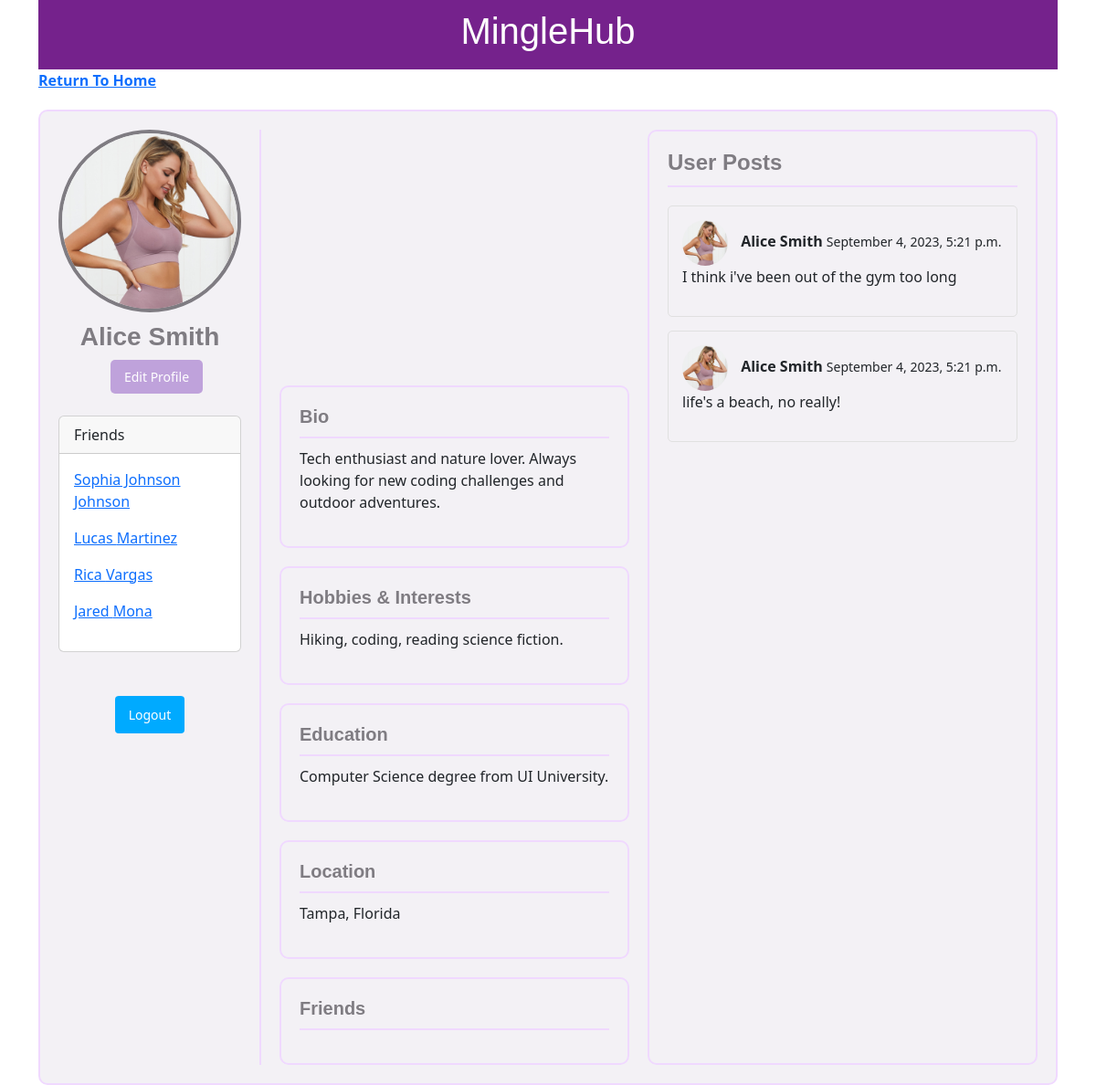
The app's page /profile/4/ (signed in) with its own data.
### mingleapp/models.py (models this page shows, shortened)
class CustomUser(AbstractBaseUser, PermissionsMixin):
    email = models.EmailField(unique=True)
    first_name = models.CharField(max_length=30)
    last_name = models.CharField(max_length=30)
    is_active = models.BooleanField(default=True)
    is_staff = models.BooleanField(default=False)
    date_joined = models.DateTimeField(auto_now_add=True)
    bio = models.TextField(max_length=500, blank=True)
    hobbies = models.TextField(max_length=500, blank=True)
    education = models.TextField(max_length=300, blank=True)
    location = models.CharField(max_length=100, blank=True)
    objects = CustomUserManager()
    USERNAME_FIELD = 'email'
    REQUIRED_FIELDS = ['first_name', 'last_name']
    profile_picture = models.ImageField(upload_to='profile_pictures/', blank=True)
    username = models.CharField(max_length=30, unique=True)
    friends = models.ManyToManyField('self', blank=True)

class Post(models.Model):
    content = models.TextField(max_length=500)
    author = models.ForeignKey(CustomUser, on_delete=models.CASCADE)
    timestamp = models.DateTimeField(auto_now_add=True)

### mingleapp/views.py (the view)
# urls.py: path('profile/<int:user_id>/', profile_view, name='profile'),
@login_required(login_url='/login')
def profile_view(request, user_id):
    user = get_object_or_404(CustomUser, id=user_id)
    user_posts = Post.objects.filter(author=user)
    friends = user.friends.all()
    all_posts = sorted(chain(user_posts), key=attrgetter('timestamp'), reverse=True)
    context = {'user': user, 'posts': all_posts, 'friends': friends, 'request_user': request.user}
    return render(request, 'profile.html', context)  # Ensure {% csrf_token %} in the template if there's a form.

### mingleapp/templates/profile.html (shortened to what this page needs)
{% extends "base.html" %}
{% block content %}
<div class="container">
  <div class="banner" onclick="window.location.href='/home'">
    <h1>MingleHub</h1>
  </div>
      <div class="row">
        <div class="col-4">
          <a href="/home"> <b> Return To Home </b> </a>
        </div>
      </div>
  <div class="profile-section">
    <div class="profile-image-container">
      {% if user.profile_picture %}
      <img src="{{ user.profile_picture.url }}" alt="Profile picture" class="profile-image">
      {% endif %}
      <h2 class="profile-name">{{ user.first_name }} {{ user.last_name }}</h2>
      {% if request_user.id == user.id %}
        <a href="{% url 'update_profile' user.id %}" class="edit-button">Edit Profile</a>
      {% endif %}
        <br>
        <div class="card">
        <div class="card-header">Friends</div>
        <div class="card-body">
          {% for friend in friends %}
            <p> <a href="/profile/{{friend.id}}">{{ friend.first_name }} {{ friend.last_name }} </a> </p>
          {% endfor %}
        </div>
      </div>
        <br>
        <br>
        <div class="row">
          <div class="col col-8">
            <button class="" onclick="window.location.href='/logout'"> Logout </button>
          </div>
        </div>
    </div>
    <div class="user-info">
      <div class="section-box">
        <h3>Bio</h3>
        <p>{{ user.bio }}</p>
      </div>
      <div class="section-box">
        <h3>Hobbies & Interests</h3>
        <p>{{ user.hobbies }}</p>
      </div>
      <div class="section-box">
        <h3>Education</h3>
        <p>{{ user.education }}</p>
      </div>
      <div class="section-box">
        <h3>Location</h3>
        <p>{{ user.location }}</p>
      </div>
      <div class="section-box-friends">
        <h3>Friends</h3>
      </div>
    </div>
    <div class="posts">
      <h3>User Posts</h3>
      {% for post in posts %}
        <div class="post">
            <span>
                <img src="{{ post.author.profile_picture.url }}" alt="{{ post.author.first_name }} {{ post.author.last_name }}" class="postfeed-pic">
                <strong>{{ post.author.first_name }} {{ post.author.last_name }}</strong>
                <small>{{ post.timestamp|date:"F j, Y, g:i a" }}</small>
            </span>
            <p style="clear:both;">{{ post.content }}</p>
        </div>
        {% endfor %}
    </div>
  </div>
</div>
{% endblock %}

### mingleapp/templates/base.html (shortened to what this page needs)
<!DOCTYPE html>
<html>
<head>
  {% load static %}
  <link href="https://cdn.jsdelivr.net/npm/bootstrap@5.3.1/dist/css/bootstrap.min.css" rel="stylesheet">
  <link rel="stylesheet" href="{% static 'css/styles.css' %}">
</head>
<body>
  <div>
    {% block content %}
    {% endblock %}
  </div>
</body>
</html>

### mingleapp/static/css/styles.css (style rules this page uses)
.banner { background-color: #272829; color: white; padding: 10px; font-size: 24px; font-family: Arial, Helvetica, sans-serif; text-align: center; }
.banner { background-color: rgb(117, 34, 140); color: #fff; }
.profile-section { display: flex; gap: 20px; flex-wrap: wrap; margin-top: 20px; border: 2px solid #F0D9FF; border-radius: 10px; padding: 20px; background-color: #F3F1F5; }
.profile-image-container { flex: 1; display: flex; flex-direction: column; align-items: center; border-right: 2px solid #F0D9FF; padding-right: 20px; }
.profile-image { width: 200px; height: 200px; object-fit: cover; border-radius: 50%; border: 4px solid #7F7C82; }
.profile-name { font-size: 28px; font-weight: bold; color: #7F7C82; margin-top: 10px; display: flex; align-items: center; }
.edit-button { display: inline-block; background-color: #BFA2DB; color: white; padding: 8px 15px; margin-left: 15px; border: none; border-radius: 5px; font-size: 14px; transition: background-color 0.3s; text-decoration: none; }
.user-info { flex: 2; display: flex; flex-direction: column; gap: 20px; }
.section-box, .section-box-friends { background-color: #F3F1F5; padding: 20px; border: 2px solid #F0D9FF; border-radius: 10px; }
.section-box h3, .section-box-friends h3 { font-size: 20px; font-weight: bold; color: #7F7C82; border-bottom: 2px solid #F0D9FF; padding-bottom: 10px; margin-bottom: 10px; }
.section-box-friends { max-height: 400px; overflow-y: auto; }
.posts { flex: 2; padding: 20px; border: 2px solid #F0D9FF; border-radius: 10px; background-color: #F3F1F5; }
.posts h3 { font-size: 24px; font-weight: bold; color: #7F7C82; border-bottom: 2px solid #F0D9FF; padding-bottom: 10px; margin-bottom: 20px; }
.post { border: 1px solid #e0e0e0; padding: 15px; margin-bottom: 15px; border-radius: 5px; }
.user-info { display: flex; flex-direction: column; padding-top:280px; max-width: 50%; }
input[type=submit], button { background-color: #00aaff; border: none; color: white; padding: 10px 15px; text-align: center; text-decoration: none; display: inline-block; font-size: 14px; border-radius: 4px; cursor: pointer; }
h2, h3 { font-family: 'Arial', sans-serif; margin-top: 0; }
.postfeed-pic { border-radius: 50%; margin-right: 10px; vertical-align: middle; width: 50px; height: 50px; }

### records on screen
CustomUser: profile_picture (picture), first_name "Alice", last_name "Smith", bio "Tech enthusiast and nature lover. Always looking for new coding challenges and outdoor adventures.", hobbies "Hiking, coding, reading science fiction.", education "Computer Science degree from UI University.", location "Tampa, Florida"
CustomUser: first_name "Sophia Johnson", last_name "Johnson"
CustomUser: first_name "Lucas", last_name "Martinez"
CustomUser: first_name "Rica", last_name "Vargas"
CustomUser: first_name "Jared", last_name "Mona"
Post: author.profile_picture (picture), author.first_name "Alice", author.last_name "Smith", timestamp "September 4, 2023, 5:21 p.m.", content "I think i've been out of the gym too long"
Post: author.profile_picture (picture), author.first_name "Alice", author.last_name "Smith", timestamp "September 4, 2023, 5:21 p.m.", content "life's a beach, no really!"
